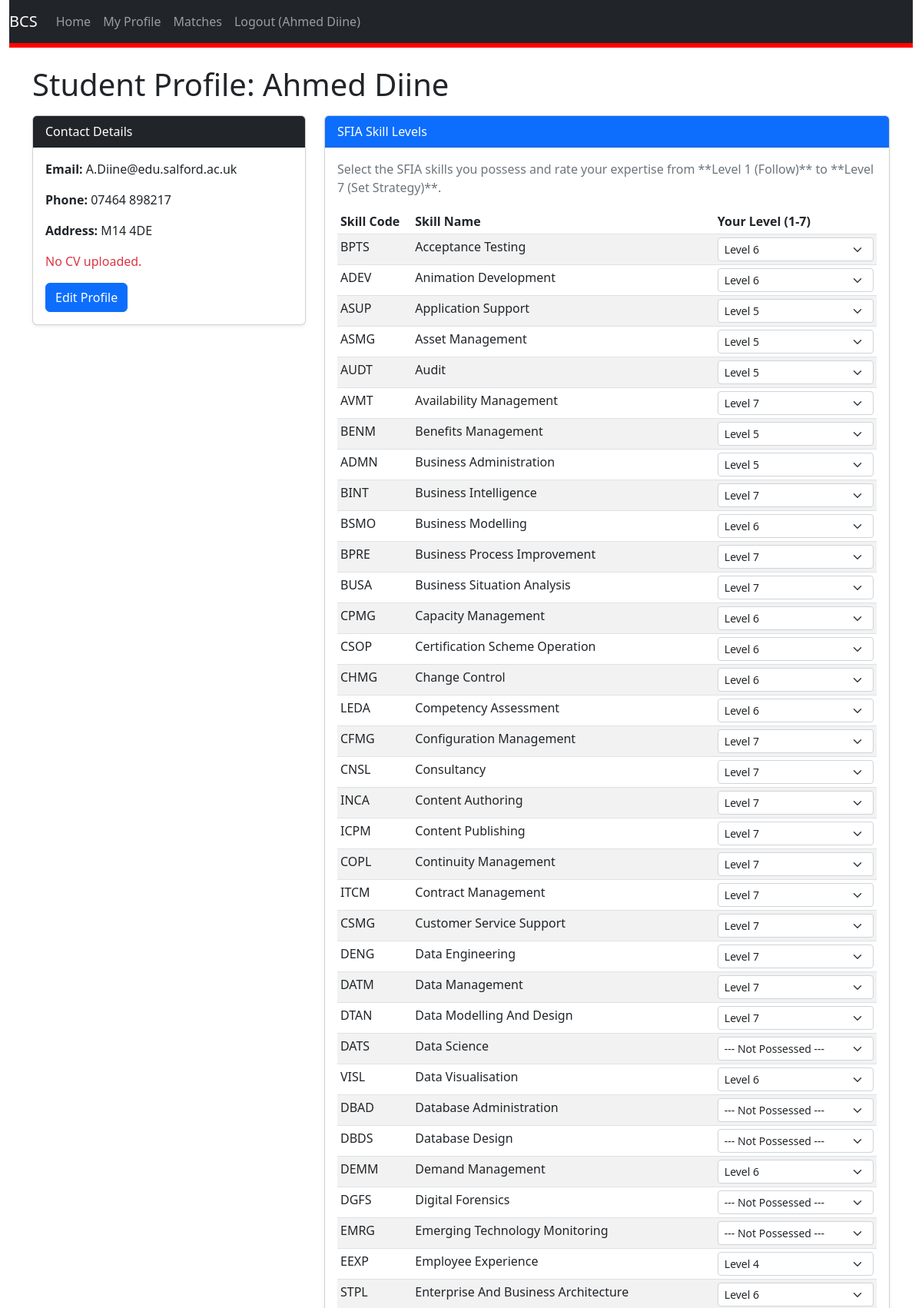
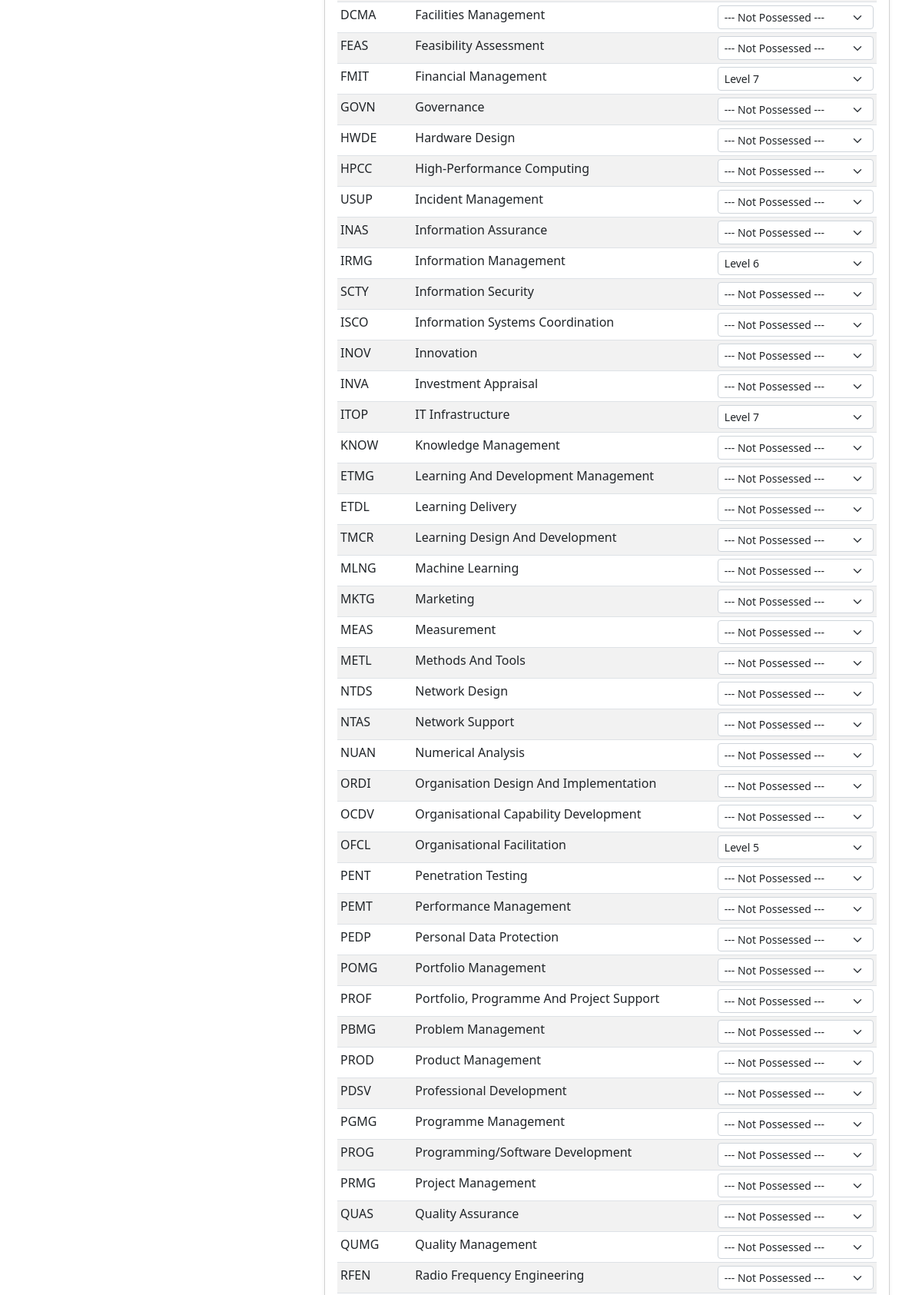
Screenshot of /student_profile.php (signed in, upper part) with the database file from the repository (2 pictures, top to bottom).
### tables this page shows
CREATE TABLE "users"
(
    user_id        INTEGER
        primary key autoincrement,
    role           TEXT not null,
    email          TEXT not null
        unique,
    password_hash  TEXT not null
        unique,
    name           TEXT not null,
    phone_number   TEXT(12),
    postal_address TEXT,
    cv_file_path   TEXT, reset_token TEXT NULL, reset_expires_at TEXT NULL,
    check (role IN ('admin', 'student', 'employer'))
);

### student_profile.php (called while the page is built, shortened)
<?php
require_once('Models/StudentDataSet.php');
require_once('Models/UsersDataSet.php');
$studentId = $_SESSION['user_id'];
$studentDataSet = new StudentDataSet();
$view = new stdClass();
$view->pageTitle = 'Student Profile';
$view->updateSuccess = false;
$view->updateError = false;
$usersDataSet = new UsersDataSet();
$view->user = $usersDataSet->fetchUserByID($studentId);
$view->allSkills = $studentDataSet->fetchAllSkillsWithStudentStatus($studentId);
require_once('Views/student_profile.phtml');

### Models/Database.php (called while the page is built, shortened)
<?php
class Database {
    protected static $_dbInstance = null;
    protected $_dbHandle;
    public static function getInstance() {
        if(self::$_dbInstance === null) {
            self::$_dbInstance = new self();
        }
        return self::$_dbInstance;
    }
    private function __construct() {
        try {
            $this->_dbHandle = new PDO("sqlite:identifier.sqlite");
        }
        catch (PDOException $e) {
            echo $e->getMessage();
        }
    }
    public function getdbConnection() {
        return $this->_dbHandle;
    }
}

### Models/UsersDataSet.php (called while the page is built, shortened)
<?php
require_once('Database.php');
require_once ('UsersData.php');
class UsersDataSet {
    protected $_dbHandle, $_dbInstance;
    public function __construct() {
        $this->_dbInstance = Database::getInstance();
        $this->_dbHandle = $this->_dbInstance->getdbConnection();
    }
    public function fetchUserByID($userId) {
        $sqlQuery = 'SELECT * FROM users WHERE user_id = ?;';
        $statement = $this->_dbHandle->prepare($sqlQuery);
        $statement->bindParam(1, $userId);
        $statement->execute();
        $row = $statement->fetch(PDO::FETCH_ASSOC);
        if ($row) {
            return new UsersData($row);
        }
        return false;
    }
}

### Models/UsersData.php (called while the page is built, shortened)
<?php
class UsersData {
    protected $_user_id,$_role, $_email, $_password_hash, $_name, $_phone_number, $_postal_address, $_cv_file_path;
    public function __construct($dbRow) {
        $this->_user_id = $dbRow['user_id'];
        $this->_email = $dbRow['email'];
        $this->_name = $dbRow['name'];
        $this->_phone_number = $dbRow['phone_number'];
        $this->_postal_address = $dbRow['postal_address'];
        $this->_cv_file_path = $dbRow['cv_file_path'];
    }
    public function getUserID() {
        return $this->_user_id;
    }
    public function getEmail() {
        return $this->_email;
    }
    public function getName() {
        return $this->_name;
    }
    public function getPhoneNumber() {
        return $this->_phone_number;
    }
    public function getPostalAddress() {
        return $this->_postal_address;
    }
    public function getCvFilePath() {
        return $this->_cv_file_path;
    }
}

### Models/StudentDataSet.php (called while the page is built, shortened)
<?php
require_once('Database.php');
require_once('StudentData.php');
class StudentDataSet {
    protected $_dbHandle, $_dbInstance;
    public function __construct() {
        $this->_dbInstance = Database::getInstance();
        $this->_dbHandle = $this->_dbInstance->getdbConnection();
    }
    public function fetchAllSkillsWithStudentStatus($studentId) {
        $sqlQuery = '
            SELECT
                s.skill_code,
                s.skill_name,
                ss.sfia_level
            FROM
                SFIA_skills s
            LEFT JOIN
                student_skills ss ON s.skill_code = ss.skill_code AND ss.student_id = :studentId;
            ORDER BY s.skill_name;
        ';
        $statement = $this->_dbHandle->prepare($sqlQuery);
        $statement->bindParam(':studentId', $studentId, PDO::PARAM_INT);
        $statement->execute();
        $dataSet = [];
        while ($row = $statement->fetch(PDO::FETCH_ASSOC)) {
            $dataSet[] = new StudentData($row);
        }
        return $dataSet;
    }
}

### Models/StudentData.php (called while the page is built)
<?php
class StudentData {
    protected $_skill_code, $_skill_name, $_sfia_level;
    public function __construct($dbRow) {
        $this->_skill_code = $dbRow['skill_code'];
        $this->_skill_name = $dbRow['skill_name'];
        $this->_sfia_level = $dbRow['sfia_level'];
    }
    public function getSkillCode() {
        return $this->_skill_code;
    }
    public function getSkillName() {
        return $this->_skill_name;
    }
    public function getSfiaLevel() {
        return $this->_sfia_level;
    }
}

### Views/student_profile.phtml (the view, shortened to what this page needs)
<?php require('template/header.phtml'); ?>
    <div class="container mt-4">
        <div class="row">
            <div class="col-md-12">
                <h1 class="mb-3">Student Profile: <?php echo htmlspecialchars($view->user->getName()); ?></h1>
            </div>
            <div class="col-md-4">
                <div class="card shadow-sm mb-4">
                    <div class="card-header bg-dark text-white">Contact Details</div>
                    <div class="card-body">
                        <p><strong>Email:</strong> <?php echo htmlspecialchars($view->user->getEmail()); ?></p>
                        <p><strong>Phone:</strong> <?php echo htmlspecialchars($view->user->getPhoneNumber()); ?></p>
                        <p><strong>Address:</strong> <?php echo nl2br(htmlspecialchars($view->user->getPostalAddress())); ?></p>
                        <?php if ($view->user->getCvFilePath()): ?>
                            <p class="text-success">CV uploaded.</p>
                        <?php else: ?>
                            <p class="text-danger">No CV uploaded.</p>
                        <?php endif; ?>
                        <form action="edit_profile.php" method="POST">
                            <button type="submit" class="btn btn-primary" name ="user_id" value="<?php echo $view->user->getUserID() ?>">
                                Edit Profile
                            </button>
                        </form>
                    </div>
                </div>
            </div>
            <div class="col-md-8">
                <div class="card shadow-sm">
                    <div class="card-header bg-primary text-white">SFIA Skill Levels</div>
                    <div class="card-body">
                        <p class="text-muted">Select the SFIA skills you possess and rate your expertise from **Level 1 (Follow)** to **Level 7 (Set Strategy)**.</p>
                        <form method="post" action="student_profile.php">
                            <table class="table table-striped table-sm">
                                <thead>
                                <tr>
                                    <th>Skill Code</th>
                                    <th>Skill Name</th>
                                    <th>Your Level (1-7)</th>
                                </tr>
                                </thead>
                                <tbody>
                                <?php
                                foreach ($view->allSkills as $skill):
                                    ?>
                                    <tr>
                                        <td><?php echo htmlspecialchars($skill->getSkillCode()); ?></td>
                                        <td><?php echo htmlspecialchars($skill->getSkillName()); ?></td>
                                        <td>
                                            <select name="skill_<?php echo htmlspecialchars($skill->getSkillCode()); ?>" class="form-select form-select-sm">
                                                <option value="0">--- Not Possessed ---</option>
                                                <?php for ($i = 1; $i <= 7; $i++): ?>
                                                    <option value="<?php echo $i; ?>"
                                                            <?php echo ($skill->getSfiaLevel() == $i) ? 'selected' : ''; ?>>
                                                        Level <?php echo $i; ?>
                                                    </option>
                                                <?php endfor; ?>
                                            </select>
                                        </td>
                                    </tr>
                                <?php endforeach; ?>
                                </tbody>
                            </table>
                        </form>
                    </div>
                </div>
            </div>
        </div>
    </div>
<?php require('template/footer.phtml'); ?>

### rows the page displays
users: name "Ahmed Diine", email "A.Diine@edu.salford.ac.uk", phone_number "07464 898217", postal_address "M14 4DE"

### other values shown
$_SESSION['name'] "Ahmed Diine"
$skill->getSkillCode() "BPTS"
$skill->getSkillName() "Acceptance Testing"
$skill->getSkillCode() "ADEV"
$skill->getSkillName() "Animation Development"
$skill->getSkillCode() "ASUP"
$skill->getSkillName() "Application Support"
$skill->getSkillCode() "ASMG"
$skill->getSkillName() "Asset Management"
$skill->getSkillCode() "AUDT"
$skill->getSkillName() "Audit"
$skill->getSkillCode() "AVMT"
$skill->getSkillName() "Availability Management"
$skill->getSkillCode() "BENM"
$skill->getSkillName() "Benefits Management"
